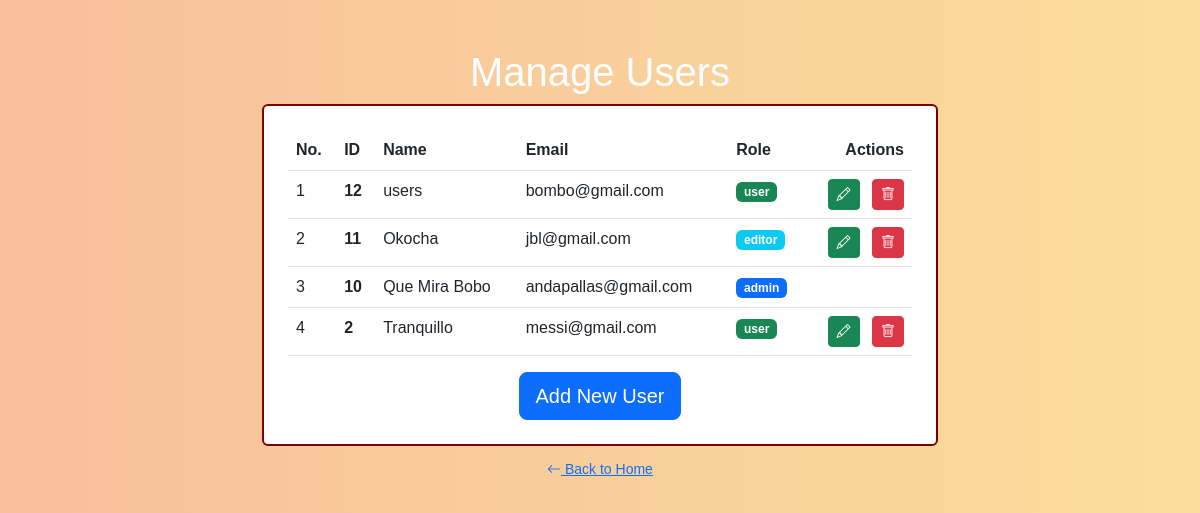
The page /manage-users (signed in) on the database its author committed.
### tables this page shows
CREATE TABLE `users` (
  `id` int(11) NOT NULL AUTO_INCREMENT,
  `name` varchar(255) NOT NULL,
  `email` varchar(255) NOT NULL,
  `password` varchar(255) NOT NULL,
  `role` varchar(255) NOT NULL DEFAULT 'user',
  `created_at` timestamp NOT NULL DEFAULT current_timestamp() ON UPDATE current_timestamp(),
  PRIMARY KEY (`id`)
);

### includes/class-db.php (called while the page is built, shortened)
<?php
class DB
{
    private $db;
    public function __construct()
    {
        try {
            $this->db = new PDO(
                'mysql:host=devkinsta_db;dbname=essayblog',
                'root',
                '33FHSbJDi19BczVZ'
            );
        } catch( PDOException $error ) {
            die("Database connection failed");
        }
    }
    public static function connect()
    {
        return new self();
    }
    public function select( $sql, $data = [], $is_list = false )
    {
        $statement = $this->db->prepare( $sql );
        $statement->execute($data);
        if ( $is_list ) {
            return $statement->fetchAll(PDO::FETCH_ASSOC);
        } else {
            return $statement->fetch(PDO::FETCH_ASSOC);
        }
    }
}

### includes/class-user.php (called while the page is built, shortened)
<?php
class User
{
    public static function getAllUsers()
    {
        return DB::connect()->select(
            'SELECT * FROM users ORDER BY id DESC',
            [],
            true
        );
    }
}

### pages/manage-users.php (the view, shortened to what this page needs)
<?php
require dirname(__DIR__) . '/parts/header.php';
?><div class="container mx-auto my-5" style="max-width: 700px;">
      <div class="text-center text-white">
        <h1 class="h1">Manage Users</h1>
      </div>
      <div class="card mb-2 p-4" style="border: 2px solid maroon;">
        <table class="table">
          <thead>
            <tr>
              <th scope="col">No.</th>
              <th scope="col">ID</th>
              <th scope="col">Name</th>
              <th scope="col">Email</th>
              <th scope="col">Role</th>
              <th scope="col" class="text-end">Actions</th>
            </tr>
          </thead>
          <tbody>
            <?php
            foreach( User::getAllUsers() as $index => $user ) :
            ?>
              <tr>
                <td><?php echo $index+1; ?></td>
                <th scope="row"><?php echo $user['id']; ?></th>
                <td><?php echo $user['name']; ?></td>
                <td><?php echo $user['email']; ?></td>
                <td>
                  <?php
                    switch( $user['role'] ) {
                      case 'admin':
                        echo '<span class="badge bg-primary">' . $user['role'] .'</span>';
                        break;
                      case 'editor':
                        echo '<span class="badge bg-info">' . $user['role'] .'</span>';
                        break;
                      case 'user':
                        echo '<span class="badge bg-success">' . $user['role'] .'</span>';
                        break;
                    }
                  ?>
                </td>
                <td class="text-end">
                  <?php if ( $_SESSION['user']['id'] !== $user['id'] ) : ?>
                  <div class="buttons">
                    <a
                      href="/manage-users-edit?id=<?php echo $user['id']; ?>"
                      class="btn btn-success btn-sm me-2"
                      ><i class="bi bi-pencil"></i
                    ></a>
                    <button
                      type="button"
                      class="btn btn-danger btn-sm"
                      data-bs-toggle="modal"
                      data-bs-target="#user-<?php echo $user['id']; ?>">
                      <i class="bi bi-trash"></i>
                    </button>
                  </div>
                  <?php endif; ?>
                </td>
              </tr>
            <?php endforeach; ?>
          </tbody>
        </table>
        <div class="text-center">
          <a href="/manage-users-add" class="btn btn-primary btn-lg"
            >Add New User</a
          >
        </div>
      </div>
      <div class="text-center">
        <a href="/home" class="btn btn-link btn-sm"
          ><i class="bi bi-arrow-left"></i> Back to Home</a
        >
      </div>
    </div>
    <?php
require dirname(__DIR__) . '/parts/footer.php';

### index.php (shortened to what this page needs)
<?php
require "includes/class-db.php";
require "includes/class-user.php";
$path = $_SERVER["REQUEST_URI"];
$path = trim( $path, '/');
$path = parse_url($path, PHP_URL_PATH);
switch($path){
    case 'manage-users':
        require "pages/manage-users.php";
        break;
}

### parts/header.php (shortened to what this page needs)
<!DOCTYPE html>
<html>
  <head>
    <link
      href="https://cdn.jsdelivr.net/npm/bootstrap@5.2.3/dist/css/bootstrap.min.css"
      rel="stylesheet"
    />
    <link
      rel="stylesheet"
      href="https://cdn.jsdelivr.net/npm/bootstrap-icons@1.10.2/font/bootstrap-icons.css"
    />
      <link rel="stylesheet"  href="css/style.css"/>
  </head>
  <body>

### parts/footer.php (shortened to what this page needs)
  </body>
</html>

### parts/header.php (style rules this page uses)
body { font-family: "Trebuchet MS", sans-serif; background: #f5ac71; background: -webkit-linear-gradient(to right, rgba(245, 164, 113, 0.7), rgba(250, 207, 113, 0.7)); background: linear-gradient(to right, rgba(245, 164, 113, 0.7), rgb(250, 207, 113, 0.7)) }

### rows shown on the page
users: id "12", name "users", email "bombo@gmail.com", role "user"
users: id "11", name "Okocha", email "jbl@gmail.com", role "editor"
users: id "10", name "Que Mira Bobo", email "andapallas@gmail.com", role "admin"
users: id "2", name "Tranquillo", email "messi@gmail.com", role "user"
